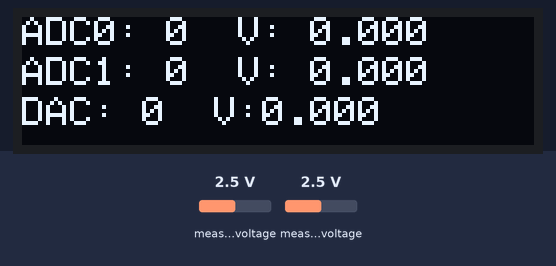
This sketch was run on a simulated Arduino Uno, built with avr-gcc and run on an emulated ATmega328P. On the bench: 128×32 one-colour display. Inputs (shaded band) come from the test bench; at power-on: measured voltage 2.5 V.

Above: at 0.2 s.

The sketch:

PruebasProteus.ino
```cpp
#include <Wire.h>
#include <Adafruit_ADS1X15.h>
#include <Adafruit_MCP4725.h>
#include <Adafruit_GFX.h>
#include <Adafruit_SSD1306.h>

// Definiciones de pantalla OLED
#define SCREEN_WIDTH 128
#define SCREEN_HEIGHT 32
#define OLED_RESET -1
#define SCREEN_ADDRESS 0x3C
#define ADS1115_ADDRESS_ADDR_GND 0x48

// Objetos y variables globales
Adafruit_SSD1306 display(SCREEN_WIDTH, SCREEN_HEIGHT, &Wire, OLED_RESET);
Adafruit_ADS1115 ads;
Adafruit_MCP4725 dac;

// Variables para almacenar valores del ADC
int16_t adc0, adc1;

// Direcciones de los dispositivos I2C
#define ADS1115_ADDRESS 0x48
#define MCP4725_ADDRESS 0x60
#define DAC_RESOLUTION 4095.0
#define ADC_RESOLUTION 26666.0   // Valor Practico diferente a valor real que es 2^16

void setup() {
  Serial.begin(9600);
  Wire.begin();

  // Inicialización de display OLED
  if (!display.begin(SSD1306_SWITCHCAPVCC, SCREEN_ADDRESS)) {
    Serial.println(F("SSD1306 allocation failed"));
    for (;;);
  }
  initDisplay();

  // Inicialización de ADC y DAC
  ads.begin(ADS1115_ADDRESS);
  dac.begin(MCP4725_ADDRESS);
}

void loop() {
  // Leer valores del ADC
  adc0 = ads.readADC_SingleEnded(0);
  adc1 = ads.readADC_SingleEnded(1);

  // Convertir valores a voltaje (referencia de 5V)
  float voltage0 = adc0 * (5.0 / ADC_RESOLUTION);   // Convierte el valor del ADC0 a voltaje
  float voltage1 = adc1 * (5.0 / ADC_RESOLUTION);   // Convierte el valor del ADC1 a voltaje
  float aux= adc1*(DAC_RESOLUTION/ADC_RESOLUTION);  //Calculo auxiliar debe hacerse el calculo con floats
  int dacValue = aux;                               // Valor de bits enviados al dac en int
  float volt_ref= dacValue*(5.0 / DAC_RESOLUTION);
  // Mostrar valores en el monitor serial OLED
  display.clearDisplay();
  display.setTextSize(1);
  display.setTextColor(SSD1306_WHITE);
  display.setCursor(0, 0);
  display.print("ADC0: ");
  display.print(adc0);
  display.print("  V: ");
  display.println(voltage0, 3); // Mostrar voltaje con 3 decimales
  display.setCursor(0, 10);
  display.print("ADC1: ");
  display.print(adc1);
  display.print("  V: ");
  display.println(voltage1, 3); // Mostrar voltaje con 3 decimales
  display.setCursor(0, 20);
  display.print("DAC: ");
  display.print(dacValue);
  display.print("  V:");
  display.println(volt_ref, 3); // Mostrar voltaje con 3 decimales
  display.display();
  dac.setVoltage(dacValue, false); // Enviar valor al DAC

  delay(1000); // Esperar un segundo antes de la próxima lectura
}

void initDisplay() {
  display.clearDisplay();
  display.setTextSize(1);
  display.setTextColor(SSD1306_WHITE);
  display.setCursor(0, 0);
  display.println("Hola Erne");
  display.setCursor(0, 10);
  display.println("Bienvenido");
  display.display();
  delay(100);
}
```
